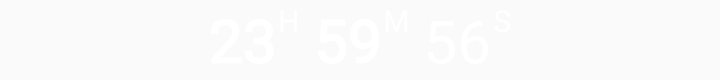
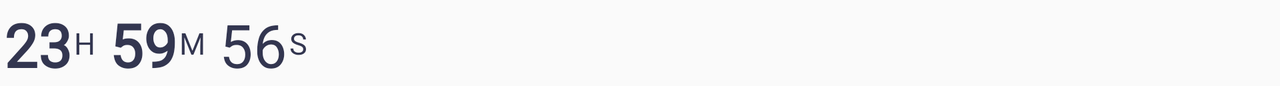

One screen, two layout resources from the same app: the default and the repository's alternative for another configuration. Each is rendered where Android would select it; the XML of both is given below.
<!-- AndroidManifest.xml: application theme AppTheme -->
<!-- res/layout/countdown_timer.xml -->
<?xml version="1.0" encoding="utf-8"?>
<LinearLayout
    xmlns:android="http://schemas.android.com/apk/res/android"
    android:layout_width="wrap_content"
    android:layout_gravity="center"
    android:gravity="center"
    android:orientation="horizontal"
    android:layout_height="wrap_content">
    <TextView
        android:text="23"
        android:textStyle="bold"
        android:textSize="30sp"
        android:textColor="@android:color/white"
        android:layout_marginRight="1dp"
        android:layout_width="wrap_content"
        android:layout_height="match_parent" />
    <TextView
        android:text="H"
        android:textSize="15sp"
        android:textColor="@android:color/white"
        android:layout_width="wrap_content"
        android:layout_height="match_parent" />
    <TextView
        android:text="59"
        android:textSize="30sp"
        android:textStyle="bold"
        android:textColor="@android:color/white"
        android:layout_marginLeft="7dp"
        android:layout_marginRight="1dp"
        android:layout_width="wrap_content"
        android:layout_height="match_parent" />
    <TextView
        android:text="M"
        android:textColor="@android:color/white"
        android:textSize="15sp"
        android:layout_width="wrap_content"
        android:layout_height="match_parent" />
    <TextView
        android:text="56"
        android:textColor="@android:color/white"
        android:textSize="30sp"
        android:layout_marginLeft="7dp"
        android:layout_marginRight="1dp"
        android:layout_width="wrap_content"
        android:layout_height="match_parent" />
    <TextView
        android:text="S"
        android:textColor="@android:color/white"
        android:textSize="15sp"
        android:layout_width="wrap_content"
        android:layout_height="match_parent" />

</LinearLayout>
<!-- resources referenced by this layout -->
<resources>
  <style name="AppTheme" parent="Theme.AppCompat.Light.DarkActionBar">
          
          <item name="colorPrimary">@color/colorPrimary</item>
          <item name="colorPrimaryDark">@color/colorPrimaryDark</item>
          <item name="colorAccent">@color/colorAccent</item>
          <item name="android:textViewStyle">@style/fontStyle</item>
      </style>
  <color name="colorPrimary">#0CCEC5</color>
  <color name="colorPrimaryDark">#0BB9B1</color>
  <color name="colorAccent">@color/colorPrimary</color>
  <style name="fontStyle" parent="android:Widget.TextView">
          <item name="android:fontFamily">@font/general</item>
      </style>
</resources>
<!-- res/layout-land/countdown_timer.xml (the repository's variant of the layout above) -->
<!-- drawn on the phone turned sideways -->
<?xml version="1.0" encoding="utf-8"?>
<androidx.constraintlayout.widget.ConstraintLayout xmlns:android="http://schemas.android.com/apk/res/android"
    android:layout_width="wrap_content"
    xmlns:app="http://schemas.android.com/apk/res-auto"
    android:orientation="horizontal"
    android:layout_height="43dp"
    android:padding="2dp">
    <TextView
        android:id="@+id/countdown_timer_widget_hours_number"
        app:layout_constraintLeft_toLeftOf="parent"
        app:layout_constraintRight_toLeftOf="@id/countdown_timer_widget_hours_text"
        android:text="23"
        android:textStyle="bold"
        android:textSize="30sp"
        android:textColor="@color/widgetColor"
        android:layout_marginRight="1dp"
        android:layout_width="wrap_content"
        android:layout_height="match_parent" />
    <TextView
        app:layout_constraintLeft_toRightOf="@id/countdown_timer_widget_hours_number"
        app:layout_constraintRight_toLeftOf="@id/countdown_timer_widget_minutes_number"
        android:id="@+id/countdown_timer_widget_hours_text"
        android:text="H"
        android:textSize="15sp"
        android:gravity="center_vertical"
        android:textColor="@color/widgetColor"
        android:layout_width="wrap_content"
        android:layout_height="match_parent" />
    <TextView
        app:layout_constraintLeft_toRightOf="@id/countdown_timer_widget_hours_text"
        app:layout_constraintRight_toLeftOf="@id/countdown_timer_widget_minutes_text"
        android:id="@+id/countdown_timer_widget_minutes_number"
        android:text="59"
        android:textSize="30sp"
        android:textStyle="bold"
        android:textColor="@color/widgetColor"
        android:layout_marginLeft="7dp"
        android:layout_marginRight="1dp"
        android:layout_width="wrap_content"
        android:layout_height="match_parent" />
    <TextView
        app:layout_constraintLeft_toRightOf="@id/countdown_timer_widget_minutes_number"
        app:layout_constraintRight_toLeftOf="@id/countdown_timer_widget_seconds_number"
        android:id="@+id/countdown_timer_widget_minutes_text"
        android:text="M"
        android:textColor="@color/widgetColor"
        android:textSize="15sp"
        android:gravity="center_vertical"
        android:layout_width="wrap_content"
        android:layout_height="match_parent" />
    <TextView
        app:layout_constraintLeft_toRightOf="@id/countdown_timer_widget_minutes_text"
        app:layout_constraintRight_toLeftOf="@id/countdown_timer_widget_seconds_text"
        android:id="@+id/countdown_timer_widget_seconds_number"
        android:text="56"
        android:textColor="@color/widgetColor"
        android:textSize="30sp"
        android:layout_marginLeft="7dp"
        android:layout_marginRight="1dp"
        android:layout_width="wrap_content"
        android:layout_height="match_parent" />
    <TextView
        app:layout_constraintLeft_toRightOf="@id/countdown_timer_widget_seconds_number"
        app:layout_constraintRight_toRightOf="parent"
        android:id="@+id/countdown_timer_widget_seconds_text"
        android:text="S"
        android:gravity="center_vertical"
        android:textColor="@color/widgetColor"
        android:textSize="15sp"
        android:layout_width="wrap_content"
        android:layout_height="match_parent" />

</androidx.constraintlayout.widget.ConstraintLayout>
<!-- resources referenced by the variant -->
<!-- as the phone turned sideways resolves them -->
<resources>
  <color name="widgetColor">#333650</color>
  <style name="AppTheme" parent="Theme.AppCompat.Light.DarkActionBar">
          
          <item name="colorPrimary">@color/colorPrimary</item>
          <item name="colorPrimaryDark">@color/colorPrimaryDark</item>
          <item name="colorAccent">@color/colorAccent</item>
          <item name="android:textViewStyle">@style/fontStyle</item>
      </style>
  <color name="colorPrimary">#0CCEC5</color>
  <color name="colorPrimaryDark">#0BB9B1</color>
  <color name="colorAccent">@color/colorPrimary</color>
  <style name="fontStyle" parent="android:Widget.TextView">
          <item name="android:fontFamily">@font/general</item>
      </style>
</resources>
